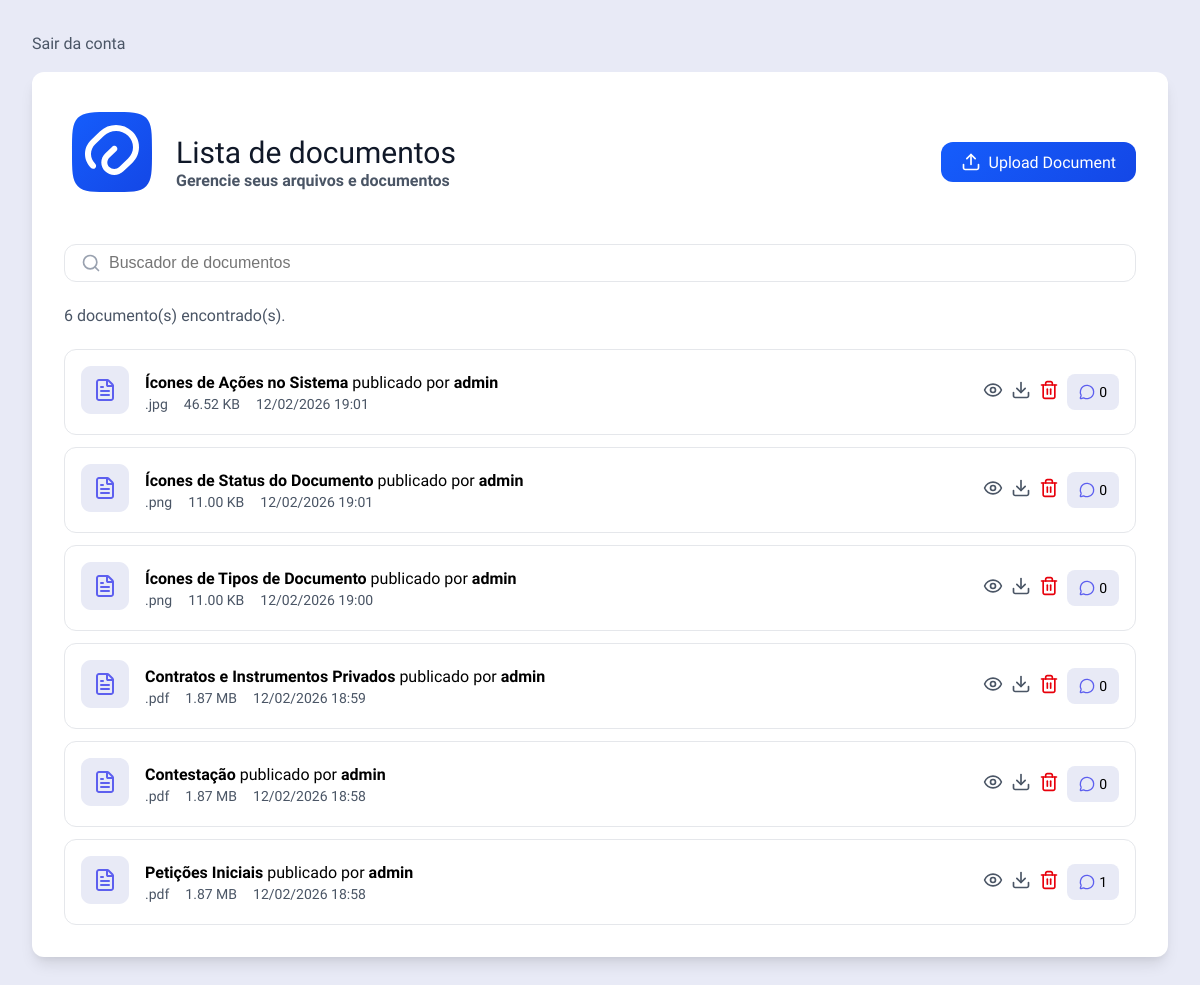
Before: /documents/ (signed in) with the older database file.
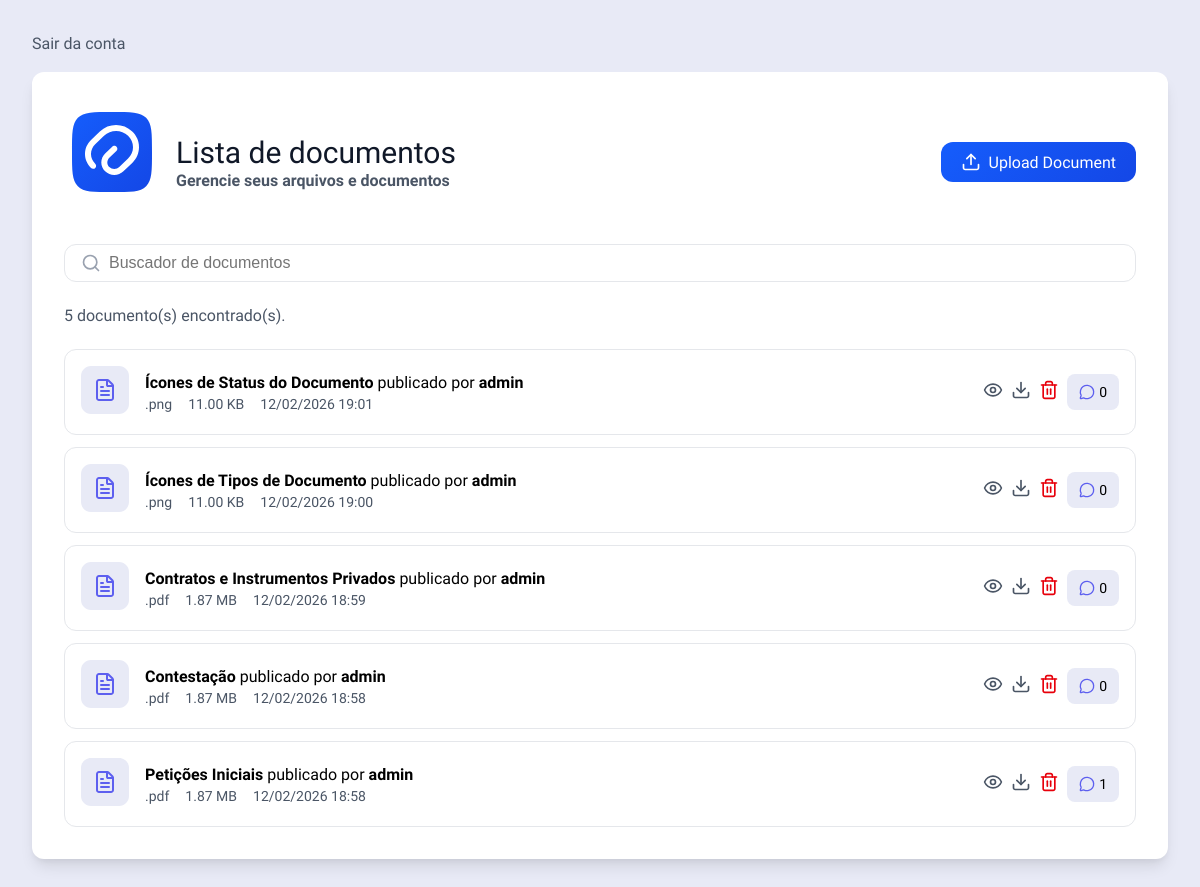
After: the same page with the newer database file.
### apps/documents/models.py (models this page shows, shortened)
class Document(models.Model):
    title = models.CharField(max_length=255)
    description = models.TextField(blank=True)
    author = models.ForeignKey(
        settings.AUTH_USER_MODEL,
        on_delete=models.CASCADE,
        null=True,
        blank=True
    )
    file = models.FileField(
        upload_to='documents/',
        help_text="Arquivo armazenado em pasta local"
    )
    file_name = models.CharField(max_length=255, default='arquivo', help_text="Nome original do arquivo")
    file_size = models.BigIntegerField(default=0, help_text="Tamanho do arquivo em bytes")
    file_type = models.CharField(max_length=100, blank=True, default='', help_text="Tipo MIME do arquivo")
    file_extension = models.CharField(max_length=10, blank=True, default='', help_text="Extensão do arquivo")
    uploaded_at = models.DateTimeField(auto_now_add=True)
    updated_at = models.DateTimeField(auto_now=True)
    class Meta:
        ordering = ['-uploaded_at']
        verbose_name = "Documento"
        verbose_name_plural = "Documentos"
    def get_file_size_display(self):
        size = self.file_size
        for unit in ['B', 'KB', 'MB', 'GB']:
            if size < 1024:
                return f"{size:.2f} {unit}"
            size /= 1024
        return f"{size:.2f} TB"

### apps/documents/views.py (the view)
# urls.py: path('', views.documents_list, name='documents_list'),
@login_required
def documents_list(request):
    documents = Document.objects.all()
    search = request.GET.get('search')
    if search:
        documents = documents.filter(title__icontains=search)
    return render(request, 'documents/documents_list.html', {
        'documents': documents,
        'current_user': request.user
    })

### apps/documents/templates/documents/documents_list.html (shortened to what this page needs)
{% load static %}
<!doctype html>
<html lang="en">
  <head>
    <link rel="stylesheet" href="{% static 'css/global.css' %}" />
  </head>
  <body>
    <div class="page">
      <form class="logout-button" method="post" action="{% url 'logout' %}">
        <button type="submit">Sair da conta</button>
      </form>
      <div class="container">
        <div class="container-title-upload">
          <div>
            <div class="container-logo">
              <img
                src="{% static 'img/logo.svg' %}"
                alt="Logo do Sistema de Documentos"
              />
            </div>
            <div class="container-title">
              <h1>Lista de documentos</h1>
              <h2>Gerencie seus arquivos e documentos</h2>
            </div>
          </div>
          <a href="{% url 'documents_upload' %}">
            <div class="button">
              Upload Document
            </div>
          </a>
        </div>
        <div class="input-group">
          <input
            type="text"
            name="search"
            placeholder="Buscador de documentos"
            id="search"
          />
        </div>
        <p class="documents-count">
          {{ documents.count}} documento(s) encontrado(s).
        </p>
        <div class="container-cards-document">
          {% for document in documents %}
          <div class="card-document">
            <div class="card-info">
                <a href="{% url 'documents_details' document.pk %}">
                    <img src="{% static 'img/icon-document.svg' %}" alt="Thumbnail" />
                </a>
              <div class="card-info-texts">
                <a id="title-document" href="{% url 'documents_details' document.pk %}"><b>{{ document.title }}</b> publicado por <b>{{ document.author }}</b></a>
                <div class="card-info-texts-details">
                  <p>{{document.file_extension}}</p>
                  <p>{{document.get_file_size_display}}</p>
                  <p>{{ document.uploaded_at|date:"d/m/Y H:i" }}</p>
                </div>
              </div>
            </div>
            <div class="card-icons">
              <a href="{% url 'documents_details' document.pk %}">
              </a>
              <a href="{{ document.file.url }}" download>
              </a>
              {% if document.author == current_user or current_user.is_staff or current_user.is_superuser %}
              <form
                method="POST"
                action="{% url 'documents_delete' document.pk %}"
                style="display: inline"
              >
                <button
                  type="submit"
                  style="all: unset; cursor: pointer"
                  onclick="
                    return confirm(
                      'Tem certeza que deseja deletar este documento?',
                    );
                  "
                >
                </button>
              </form>
              {% endif %}
              <div class="icon-comments-counts">
                <p>{{ document.comments.count }}</p>
              </div>
            </div>
          </div>
          {% empty %}
          <p>Sem documentos disponíveis.</p>
          {% endfor %}
        </div>
      </div>
    </div>
  </body>
</html>

Changed rows visible on the page:
removed Document: title "Ícones de Ações no Sistema", author "admin", file_extension ".jpg", file_size "46.52 KB", uploaded_at "12/02/2026 19:01", comments.count "0"
Other visible differences:
{{ documents.count }}: "6" → "5"
